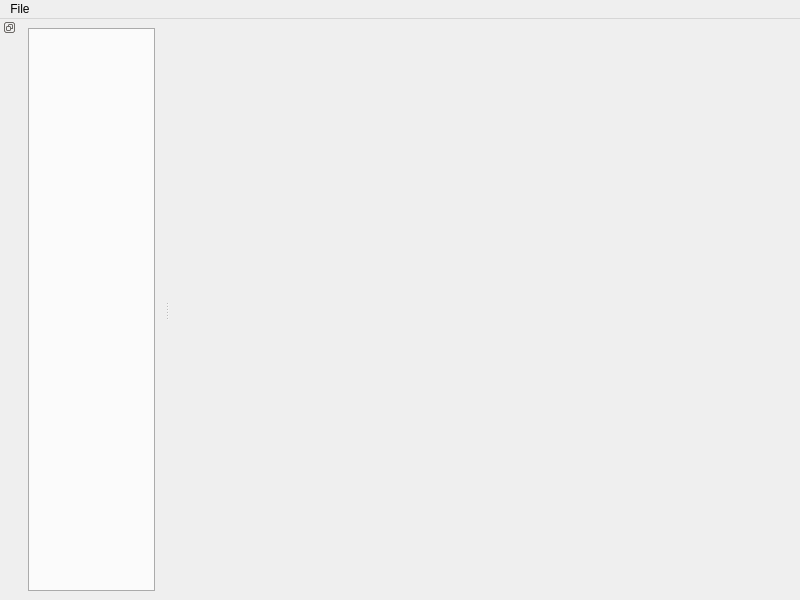
<?xml version="1.0" encoding="UTF-8"?>
<ui version="4.0">
 <class>FigureGroup</class>
 <widget class="QMainWindow" name="FigureGroup">
  <property name="geometry">
   <rect>
    <x>0</x>
    <y>0</y>
    <width>800</width>
    <height>600</height>
   </rect>
  </property>
  <property name="sizePolicy">
   <sizepolicy hsizetype="Expanding" vsizetype="Expanding">
    <horstretch>0</horstretch>
    <verstretch>0</verstretch>
   </sizepolicy>
  </property>
  <property name="windowTitle">
   <string>Figures</string>
  </property>
  <widget class="QWidget" name="centralwidget">
   <property name="enabled">
    <bool>true</bool>
   </property>
   <layout class="QHBoxLayout" name="horizontalLayout">
    <item>
     <spacer name="horizontalSpacer">
      <property name="orientation">
       <enum>Qt::Horizontal</enum>
      </property>
      <property name="sizeType">
       <enum>QSizePolicy::Fixed</enum>
      </property>
      <property name="sizeHint" stdset="0">
       <size>
        <width>1</width>
        <height>1</height>
       </size>
      </property>
     </spacer>
    </item>
   </layout>
  </widget>
  <widget class="QMenuBar" name="menuBar">
   <property name="geometry">
    <rect>
     <x>0</x>
     <y>0</y>
     <width>800</width>
     <height>21</height>
    </rect>
   </property>
   <widget class="QMenu" name="menuFile">
    <property name="title">
     <string>File</string>
    </property>
    <addaction name="actionOpen"/>
    <addaction name="actionSave_As"/>
   </widget>
   <addaction name="menuFile"/>
  </widget>
  <widget class="QDockWidget" name="dockWidget">
   <property name="sizePolicy">
    <sizepolicy hsizetype="Expanding" vsizetype="Expanding">
     <horstretch>0</horstretch>
     <verstretch>0</verstretch>
    </sizepolicy>
   </property>
   <property name="minimumSize">
    <size>
     <width>164</width>
     <height>58</height>
    </size>
   </property>
   <property name="floating">
    <bool>false</bool>
   </property>
   <property name="features">
    <set>QDockWidget::DockWidgetFloatable|QDockWidget::DockWidgetVerticalTitleBar</set>
   </property>
   <attribute name="dockWidgetArea">
    <number>1</number>
   </attribute>
   <widget class="QWidget" name="dockWidgetContents">
    <property name="sizePolicy">
     <sizepolicy hsizetype="Expanding" vsizetype="Expanding">
      <horstretch>0</horstretch>
      <verstretch>0</verstretch>
     </sizepolicy>
    </property>
    <layout class="QHBoxLayout" name="horizontalLayout_2">
     <item>
      <widget class="QTabWidget" name="ChartTabs">
       <property name="sizePolicy">
        <sizepolicy hsizetype="Expanding" vsizetype="Expanding">
         <horstretch>0</horstretch>
         <verstretch>0</verstretch>
        </sizepolicy>
       </property>
       <property name="tabPosition">
        <enum>QTabWidget::South</enum>
       </property>
       <property name="currentIndex">
        <number>-1</number>
       </property>
      </widget>
     </item>
    </layout>
   </widget>
  </widget>
  <action name="actionOpen">
   <property name="text">
    <string>Open</string>
   </property>
  </action>
  <action name="actionSave_As">
   <property name="text">
    <string>Save As</string>
   </property>
  </action>
 </widget>
 <resources/>
 <connections/>
</ui>
